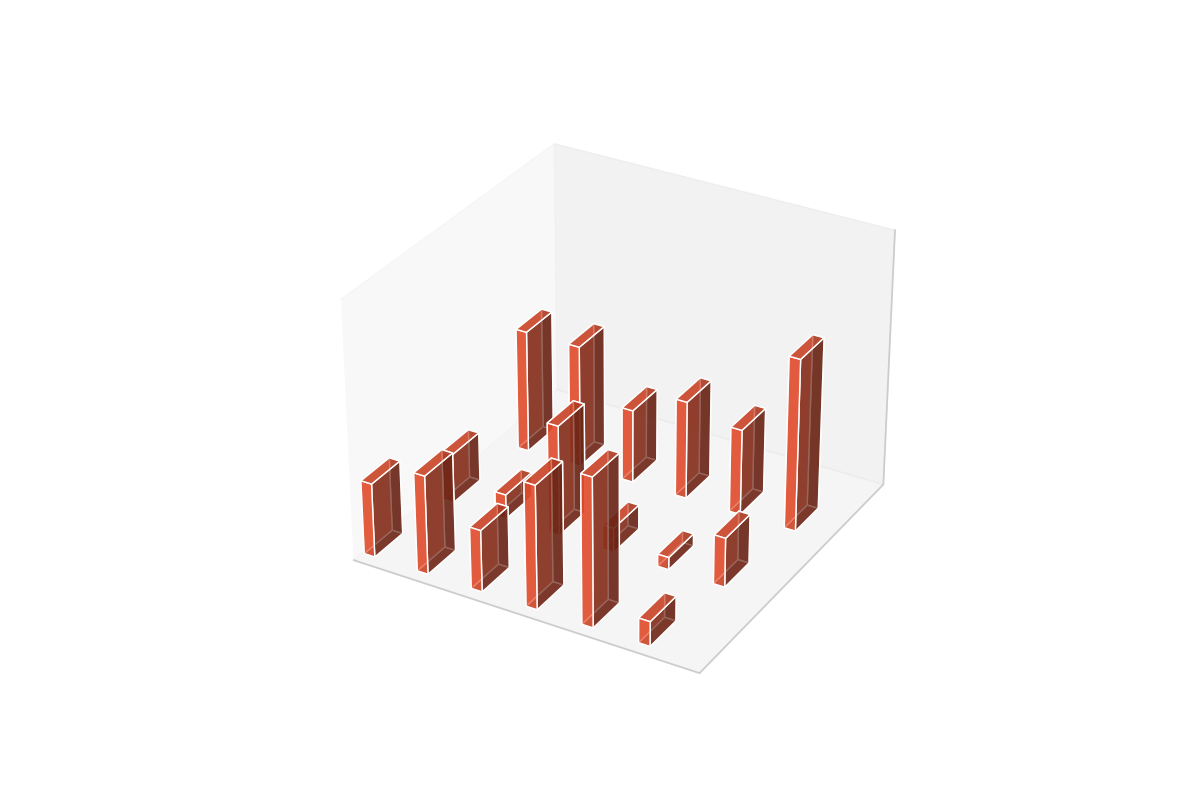

Python code for this plot:
import matplotlib.pyplot as plt
import numpy as np

celestial_bodies = ['Mercury', 'Venus', 'Mars', 'Jupiter', 'Saturn', 'Asteroids']
missions_data = {
    'Orbiters': [30, 40, 25, 50, 60, 10],
    'Landers': [20, 10, 45, 10, 5, 20],
    'Flybys': [50, 50, 30, 40, 35, 70]
}

fig = plt.figure(figsize=(12, 8))
ax = fig.add_subplot(111, projection='3d')

x_pos = np.arange(len(celestial_bodies))
bar_width = 0.2
bar_depth = 0.4

consistent_color = '#FF5733'

for idx, (mission_type, percentages) in enumerate(missions_data.items()):
    x_offset = bar_width * idx
    ax.bar3d(x_pos + x_offset, idx, [0] * len(percentages), bar_width, bar_depth, percentages, color=consistent_color, alpha=0.7)

ax.set_xticks([])
ax.set_yticks([])
ax.set_zticks([])
ax.set_xlim(0, len(celestial_bodies))
ax.set_ylim(0, len(missions_data))
ax.set_zlim(0, 100)

ax.spines['left'].set_color('none')
ax.spines['right'].set_color('none')
ax.spines['top'].set_color('none')
ax.spines['bottom'].set_color('none')

plt.show()
